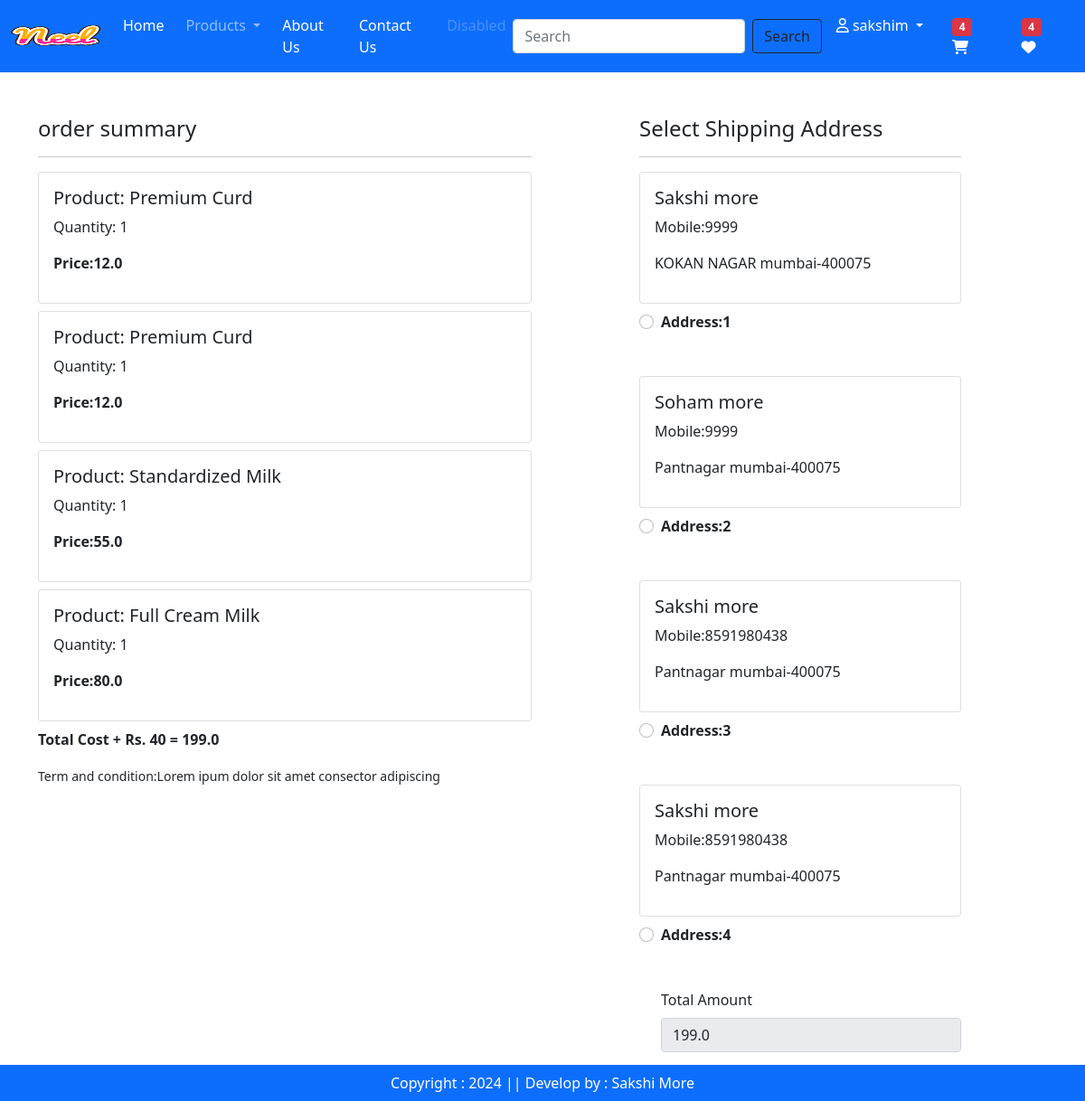
Before: /checkout/ (signed in) with the older database file.
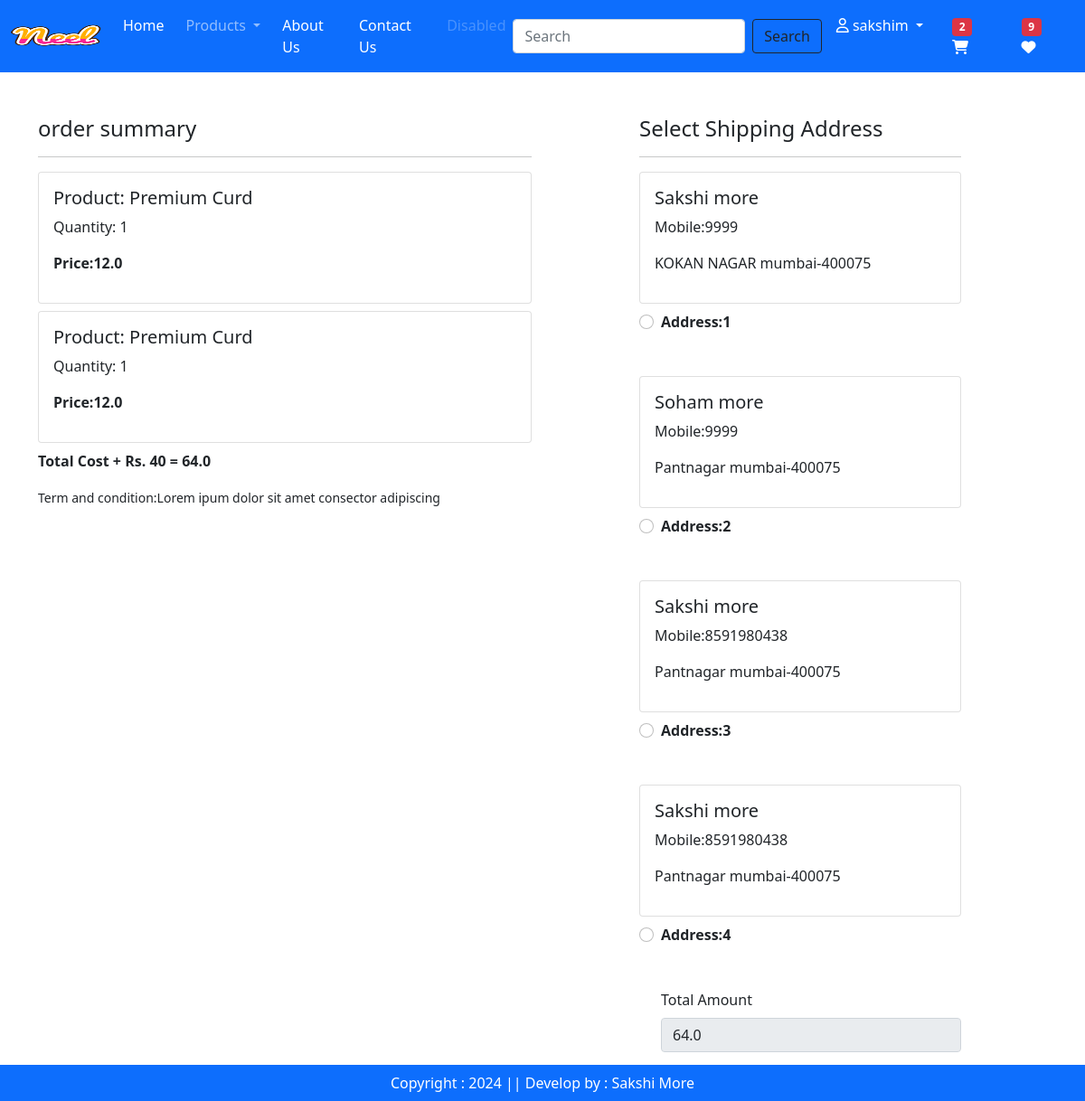
After: the same page with the newer database file.
### app/models.py (models this page shows, shortened)
class Cart(models.Model):
    user = models.ForeignKey(User,on_delete=models.CASCADE)
    product = models.ForeignKey(Product,on_delete=models.CASCADE)
    quantity = models.PositiveIntegerField(default=1)

class Product(models.Model):
    title = models.CharField(max_length=100)
    selling_price = models.FloatField()
    discounted_price = models.FloatField()
    description = models.TextField()
    composition = models.TextField(default='')
    prodapp = models.TextField(default='')
    category = models.CharField(choices=CATEGORY_CHOICES ,max_length=2, null=True)
    product_image=models.ImageField(upload_to='product')

class Customer(models.Model):
    user = models.ForeignKey(User,on_delete=models.CASCADE)
    name = models.CharField(max_length=200)
    locality = models.CharField(max_length=200)
    city = models.CharField(max_length=50)
    mobile = models.IntegerField(default=0)
    zipcode= models.IntegerField()
    state = models.CharField(choices=STATE_CHOICES,max_length=100)

### app/views.py (the view, shortened to what this page needs)
# urls.py: path('checkout/',views.CheckoutView.as_view(),name='checkout'),
class CheckoutView(View):
    def get(self, request):
        totalitem = 0
        wishlist_count = 0
        if request.user.is_authenticated:
            totalitem = len(Cart.objects.filter(user=request.user))
            wishlist_count = Wishlist.objects.filter(user=request.user).count()
        user=request.user
        add=Customer.objects.filter(user=user)
        cart_items=Cart.objects.filter(user=user)
        famount = 0
        for p in cart_items:
            value = p.quantity * p.product.discounted_price
            famount = famount + value
        totalamount = famount + 40
        razorpayamount = int(totalamount*100)
        print(totalamount)
        client = razorpay.Client(auth=(settings.RAZOR_KEY_ID,settings.RAZOR_KEY_SECRET))
        data = {"amount":razorpayamount,"currency":"INR","receipt":"order_rcptid_12"}
        payment_response=client.order.create(data=data)
        print(payment_response)
        order_id = payment_response['id']
        order_status = payment_response['status']
        return render(request, 'app/checkout.html', locals())

### app/templates/app/checkout.html (shortened to what this page needs)
{% extends 'app/base.html' %}
{% load static %}
{% block usernav %}
<li class="nav-item">
  <a class="nav-link active" aria-current="page" href="/">Home</a>
</li>
<li class="nav-item dropdown mx-2">
  <a class="nav-link dropdown-toggle" href="#" id="navbarDropdown" role="button" data-bs-toggle="dropdown" aria-expanded="false">
      Products
  </a>
</li>
<li class="nav-item">
  <a class="nav-link text-white" href="{% url 'about'  %}">About Us</a>
</li>
<li class="nav-item">
  <a class="nav-link text-white" href="{% url 'contact'  %}">Contact Us</a>
</li>
<li class="nav-item">
  <a class="nav-link disabled" href="#" tabindex="-1" aria-disabled="true">Disabled</a>
</li>
</ul>
<form class="d-flex" role="search" action="/search">
  <input class="form-control me-2" type="search" placeholder="Search"  name="search" aria-label="Search">
  <button class="btn btn-outline-dark" type="submit">Search</button>
</form>
</div>
<ul class="navbar-nav me-auto mb-2 mb-lg-0">
<li class="nav-item dropdown mx-2">
  <a class="nav-link dropdown-toggle text-white" href="#" id="profileDropdown" role="button" data-bs-toggle="dropdown" aria-expanded="false">
  <i class="fa-regular fa-user"></i> {{request.user}}
  </a>
</li>
<li class="nav-item mx-2">
  <a href="{% url 'showcart' %}" class="nav-link text-white"><span class="badge bg-danger">{% if totalitem > 0 %}{{totalitem}}{% endif %}</span> <i class="fa-solid fa-cart-shopping"  ></i> </a>
</li>
<li class="nav-item mx-2">
  <a href="" class="nav-link text-white"><span class="badge bg-danger">{% if  wishlist_count > 0 %}{{ wishlist_count}}{% endif %}</span> <i class="fa fa-heart"></i> </a>
</li>
{% endblock %}
{% block main-content %}
<div class="container">
   <div class="row mt-5">
    <div class="col-sm-6">
        <h4>order summary</h4>
        <hr>
        {% for item in cart_items %}
          <div class="card mb-2">
            <div class="card-body">
                <h5>Product: {{item.product.title}}</h5>
                <p>Quantity: {{item.quantity}}</p>
                <p class="fw-bold">Price:{{item.product.discounted_price}}</p>
            </div>
          </div>
          {% endfor %}
          <p class="fw-bold">Total Cost + Rs. 40 = {{totalamount}}</p>
          <small>Term and condition:Lorem ipum dolor sit amet consector adipiscing</small>
    </div>
    <div class="col-sm-4 offset-sm-1">
        <h4>Select Shipping Address</h4>
        <hr>
        <form method="post" id="myform">
            {% for ad in add %}
            <div class="card">
                <div class="card-body">
                    <h5>{{ad.name}}</h5>
                    <p>Mobile:{{ad.mobile}}</p>
                    <p>{{ad.locality}} {{ad.state}}-{{ad.zipcode}}</p>
                </div>
            </div>
              <div class="form-check mt-2 mb-5">
                <input class="form-check-input" type="radio" name="custid" id="custadd {{forloop.counter}}" value="{{ad.id}}">
                <label class="form-check-label fw-bold" for="custadd{{forloop.counter}}">Address:{{forloop.counter}}</label>
              </div>
            {% endfor %}
            <div class="form-check mb-3">
                <label for="totamount" class="form-label">Total Amount</label>
                <input type="number" class="form-control" name="totamount" value={{totalamount}} readonly>
            </div>
            <div class="text-end">
            <a href="/pay"  id="rzp-button1" class="btn btn-success">Payment</a>
            </div>
        </form>
    </div>
   </div>
</div>
{% endblock %}

Changed rows visible on the page:
removed Cart: product "Standardized Milk", quantity "1", product.discounted_price "55.0"
removed Cart: product "Full Cream Milk", quantity "1", product.discounted_price "80.0"
Other visible differences:
{{ totalitem }}: "4" → "2"
{{ wishlist_count }}: "4" → "9"
{{ totalamount }}: "199.0" → "64.0"
form field totamount: "199.0" → "64.0"
